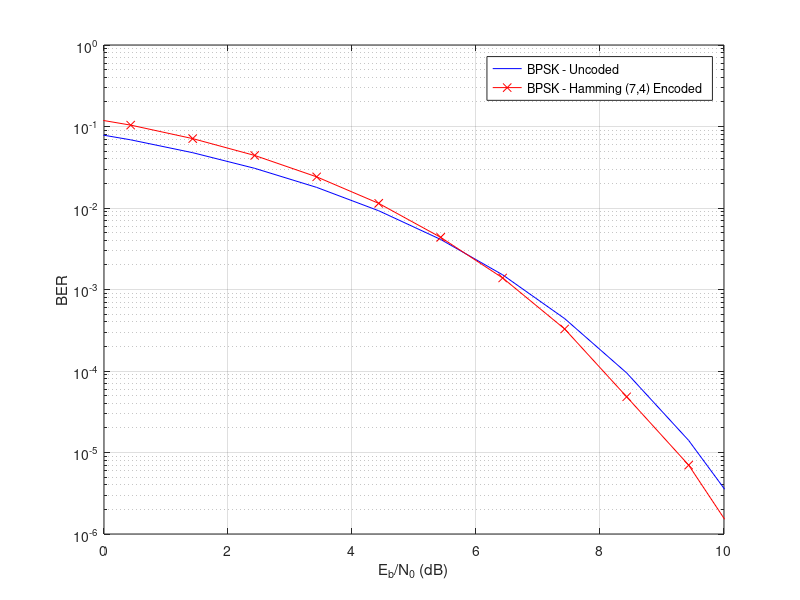

This figure's MATLAB source:
% Niall Donohoe
% 17340571
% Digital Communications - Assignment 2
% Simulation of a Hamming-coded BPSK System

clear all; 

N = 10^6; % number of messages for simulation % could also use 10^6 for more accurate results
n = 7; % codeword length
k = 4; % message length
R = k/n; % coding rate

% Generator Matrix %
P = [1 1 0; 0 1 1; 1 1 1; 1 0 1];
I_k = eye(k);
G = horzcat(P,I_k);

% Decoder Matrix %
I_n_k = eye(n-k);
H = horzcat(I_n_k,P');

% Decoding Error Table %
e1 = [0 0 0 0 0 0 0];
e2 = [0 0 1 0 0 0 0];
e3 = [0 1 0 0 0 0 0];
e4 = [0 0 0 0 1 0 0];
e5 = [1 0 0 0 0 0 0];
e6 = [0 0 0 0 0 0 1];
e7 = [0 0 0 1 0 0 0];
e8 = [0 0 0 0 0 1 0];
E = [e1;e2;e3;e4;e5;e6;e7;e8];

% Energy per bit definitions
Ec = 1; % energy in a coded bit
Eb = Ec/R; % energy in an uncoded bit

Ec_No_dB = [-3:1:10]; % range of Ec/N0 in dB
No = 1./(10.^(Ec_No_dB./10))*Ec; % Noise energy


for i = 1:length(Ec_No_dB) % iterating for various Ec/N0 values 

% Hamming Encoder %
u = randi([0,1],N,k); % generate random data
c = mod(u*G,2);  % generate Hamming codewords

% Modulator %
Tx = c; % copy values
Tx(Tx==0)=-1; % replace 0s with -1

% Channel (AWGN) %
% we can generate noise in one direction as this alone impacts demodulation
noise = sqrt(No(i)/2)*(randn(N,n)); % generate random noise
Rx = Tx + noise; % add to transmitted signal

% Reciever - Hard Decision %
r = Rx; % copy values
r(r<0)=0; % less than 0 assumed to be 0
r(r>0)=1; % greater than 0 assumed to be 1

% Hamming Decoder %
s = mod(r*H',2); % extract syndrome
s_index =  bin2dec(num2str(s))+1; % extract index of syndrome

% Correct Errors %
r_hat = mod(r + E(s_index,1:n),2); % correct errors by adding error vector
u_hat = r_hat(1:N,k:n); % extract estimated information bits

% Compute BER %
BER(i) = sum(u_hat(:) ~= u(:))/(N*k); % count errors and divide by total number of bits
BER_Theory(i) = qfunc(sqrt((2*Eb)/(No(i)))); % compute theoretical BER
end

% Plotting Results %
semilogy(10*log10(Eb./No),BER_Theory,'-b')
hold on
semilogy(10*log10(Eb./No),BER,'x-r')
ylim([10^-6 10^0])
xlim([0 10])
xlabel('E_b/N_0 (dB)')
legend('BPSK - Uncoded', 'BPSK - Hamming (7,4) Encoded ');
ylabel('BER')
grid on
hold off